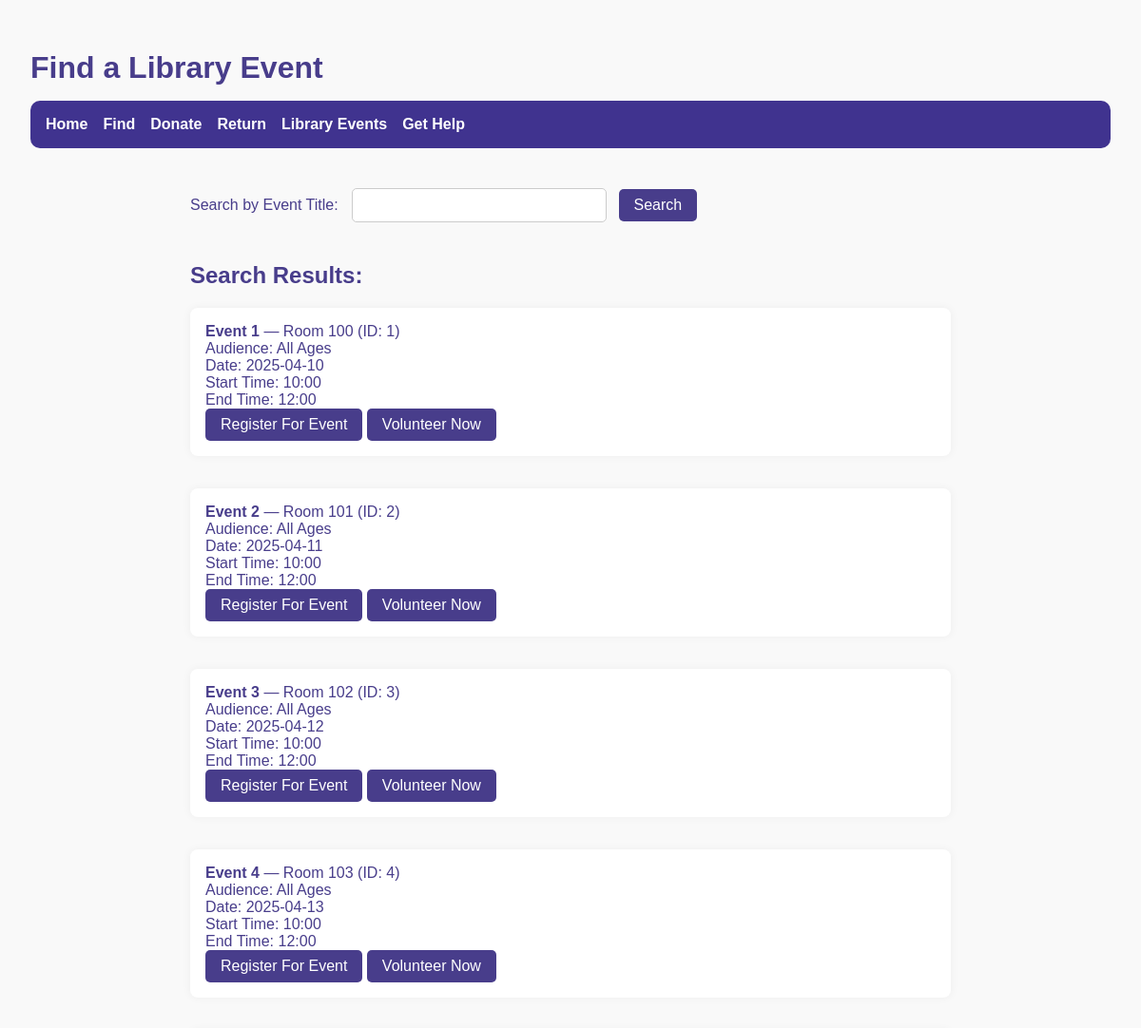
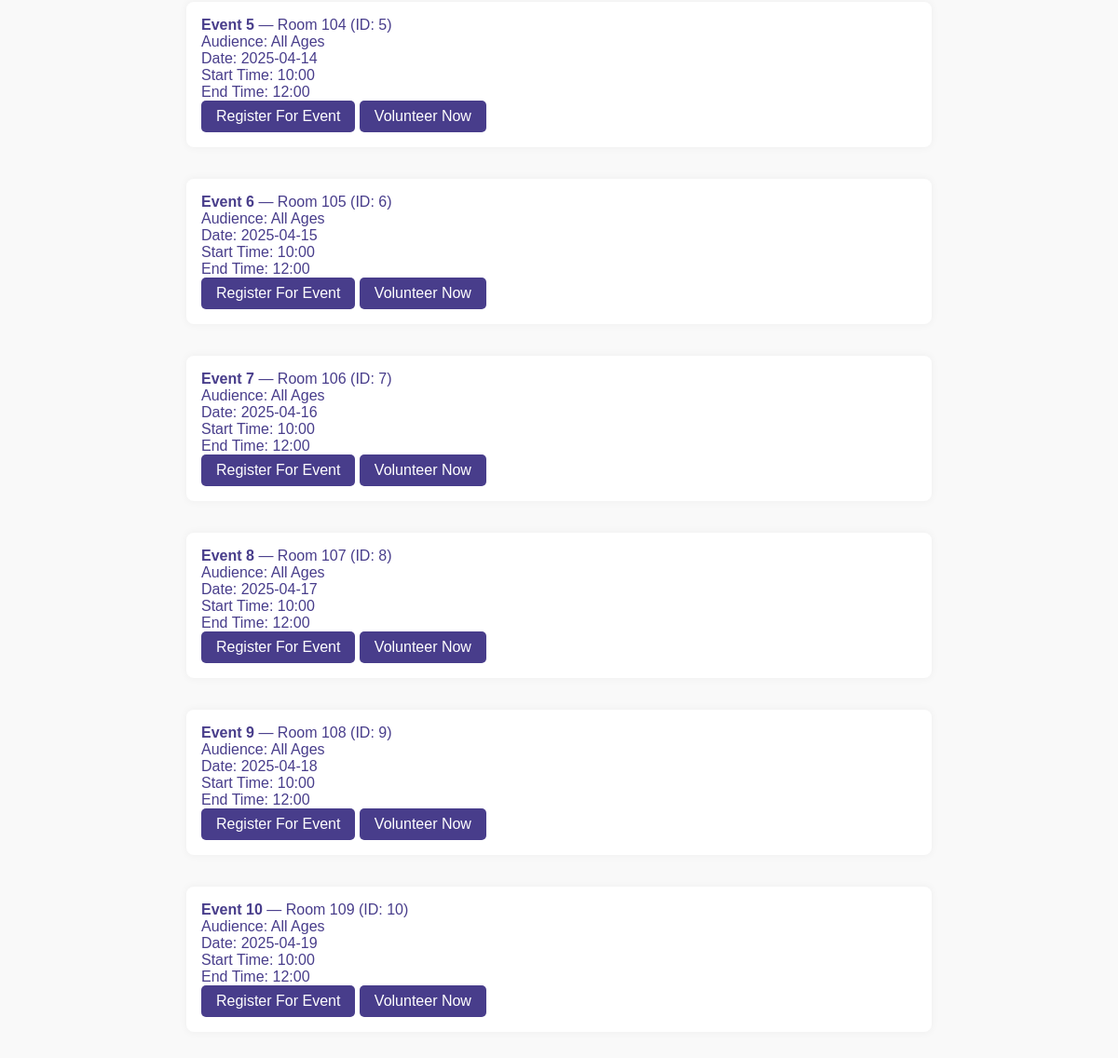
The page /findEvent on the database as committed earlier (2 pictures, top to bottom).
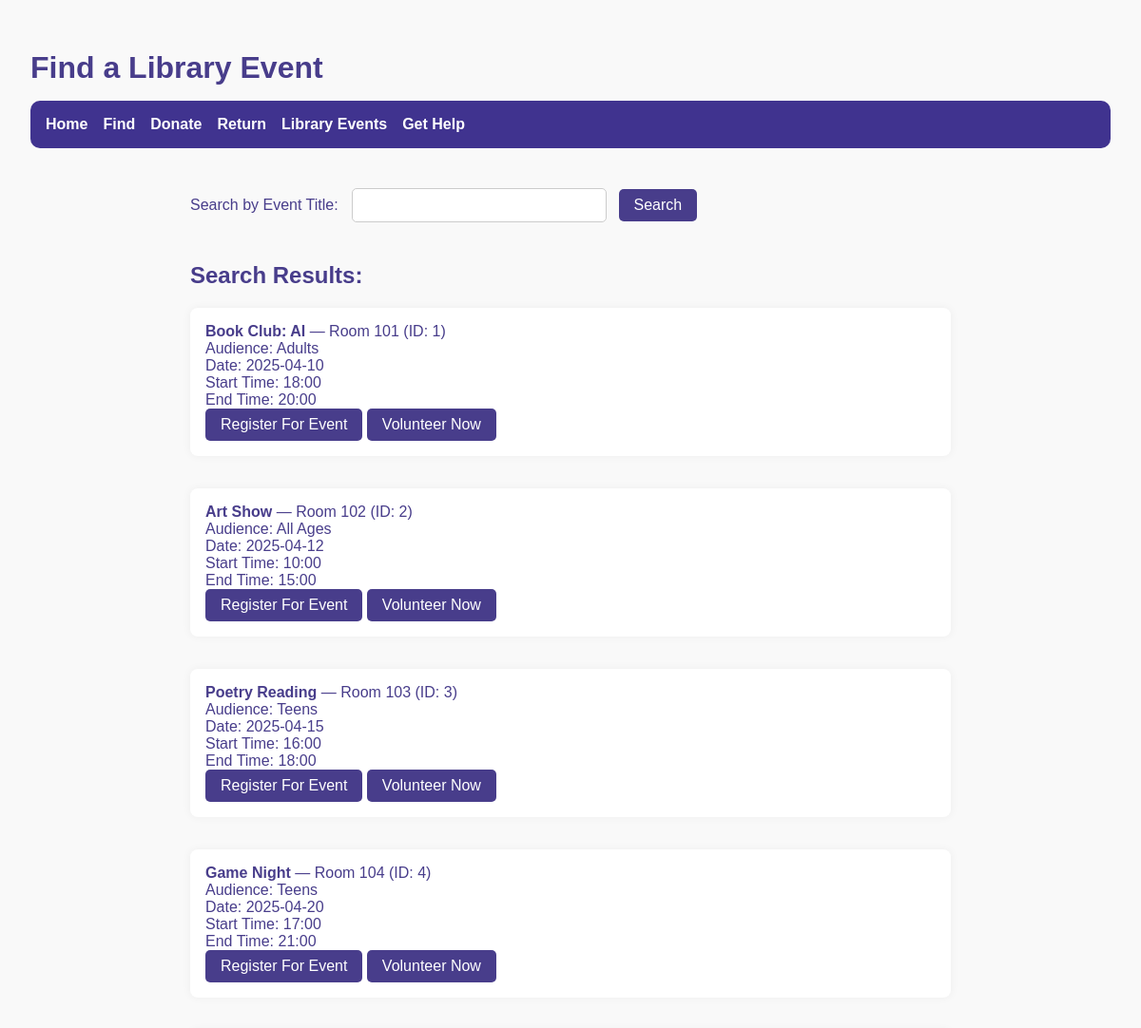
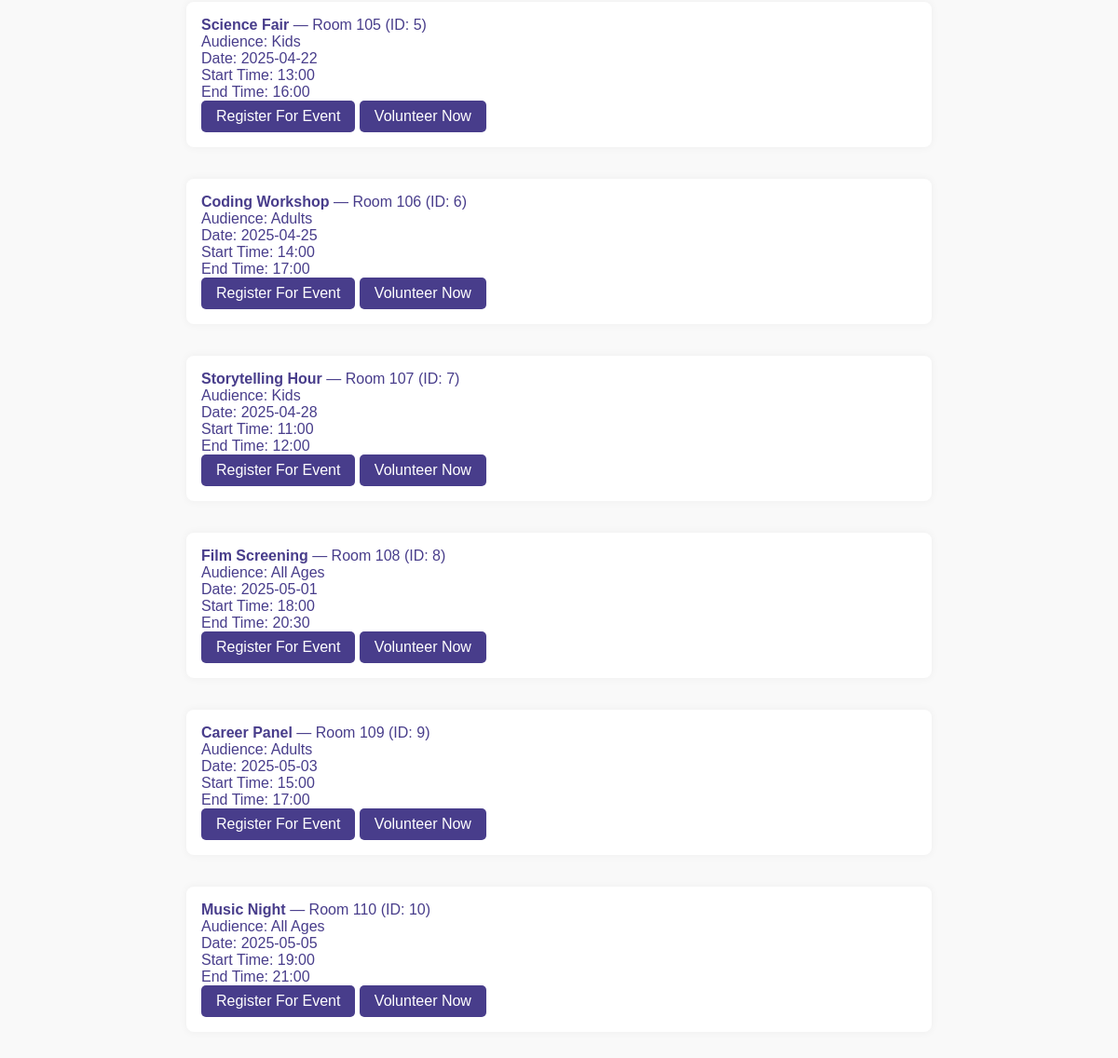
The same page on the database as committed later (2 pictures, top to bottom).
### tables this page shows
CREATE TABLE LibraryEvents (
        event_id INTEGER PRIMARY KEY,
        location TEXT,
        title TEXT,
        audience TEXT,
        date TEXT,
        start_time TEXT,
        end_time TEXT
    );

### modules/routes.py (the view)
    @app.route('/findEvent', methods=['GET', 'POST'])
    def find_event():
        search_query = ''
        conn = sqlite3.connect('library.db')
        cur = conn.cursor()
        if request.method == 'POST':
            search_query = request.form['title']
        query = ('''
            SELECT *
            FROM LibraryEvents le
        ''')
        params = ()
        if search_query:
            query += ' WHERE le.title LIKE ?'
            params = (f'%{search_query}%',)
        cur.execute(query, params)
        eventResults = cur.fetchall()
        conn.close()
        return render_template('findEvent.html', eventResults=eventResults,search_query=search_query, message=request.args.get('message'))

### templates/findEvent.html (shortened to what this page needs)
{% extends 'base.html' %}
{% block head %}
    <h1>Find a Library Event</h1>
{% endblock %}
{% block body %}
    <form method="POST">
        <label for="title">Search by Event Title:</label>
        <input type="text" id="title" name="title" required>
        <button type="submit">Search</button>
    </form>
    {% if eventResults %}
        <h2>Search Results:</h2>
        <ul>
            {% for item in eventResults %}
                <li>
                    <strong>{{ item[2] }}</strong> — {{ item[1] }} (ID: {{ item[0] }})<br>
                    {% if item[3] %}
                        Audience: {{ item[3] }}<br>
                        Date: {{ item[4] }}<br>
                        Start Time: {{ item[5] }}<br>
                        End Time: {{ item[6] }}<br>
                        <button onclick="openForm('register-modal{{ item[0] }}')">Register For Event</button>
                        <button onclick="openForm('volunteer-modal{{ item[0] }}')">Volunteer Now</button>
                    {% endif %}
                </li><br>
            {% endfor %}
        </ul>
    {% elif request.method == 'POST' %}
        <p>No results found.</p>
    {% endif %}
{% endblock %}

### templates/base.html (shortened to what this page needs)
<!DOCTYPE html>
<html lang="en">
<head>
    <link rel="stylesheet" href="{{ url_for('static', filename='style.css') }}">
    {% block head %}{% endblock %}
</head>
<body>
    {% if request.path not in ['/', '/register'] %}
        <nav class="navbar">
            <a href="{{ url_for('index') }}">Home</a>
            <a href="{{ url_for('find_item') }}">Find</a>
            <a href="{{ url_for('donate_item') }}">Donate</a>
            <a href="{{ url_for('return_item') }}">Return</a>
            <a href="{{ url_for('find_event') }}">Library Events</a>
            <a href="{{ url_for('ask_librarian') }}">Get Help</a>
        </nav>
    {% endif %}
    <main>
        {% block body %}{% endblock %}
    </main>
</body>
</html>

### static/style.css (style rules this page uses)
body { margin: 0; font-family: sans-serif; color: darkslateblue; background-color: #f9f9f9; padding: 2rem; }
h1 { color: darkslateblue; margin-bottom: 1rem; }
form { margin-bottom: 2rem; }
input[type="text"] { padding: 0.5rem; font-size: 1rem; width: 250px; margin-right: 0.5rem; border: 1px solid #ccc; border-radius: 5px; }
button { padding: 0.5rem 1rem; font-size: 1rem; background-color: darkslateblue; color: white; border: none; border-radius: 5px; cursor: pointer; }
ul { list-style: none; padding: 0; }
li { background: white; padding: 1rem; margin-bottom: 1rem; border-radius: 8px; box-shadow: 0 0 10px rgba(0,0,0,0.05); }
input, #openEventForm { margin: 10px; padding: 8px; width: 80%; }
.navbar { background-color: #40338f; padding: 1rem; margin-bottom: 2rem; border-radius: 10px; display: flex; gap: 1rem; }
.navbar a { color: white; text-decoration: none; font-weight: bold; transition: color 0.3s; }
main { max-width: 800px; margin: auto; }

Rows that differ between the two databases and show on the page:
changed LibraryEvents id 1: title "Event 1" → "Book Club: AI"; location "Room 100" → "Room 101"; audience "All Ages" → "Adults"; start_time "10:00" → "18:00"; end_time "12:00" → "20:00"
changed LibraryEvents id 2: title "Event 2" → "Art Show"; location "Room 101" → "Room 102"; date "2025-04-11" → "2025-04-12"; end_time "12:00" → "15:00"
changed LibraryEvents id 3: title "Event 3" → "Poetry Reading"; location "Room 102" → "Room 103"; audience "All Ages" → "Teens"; date "2025-04-12" → "2025-04-15"; start_time "10:00" → "16:00"; end_time "12:00" → "18:00"
changed LibraryEvents id 4: title "Event 4" → "Game Night"; location "Room 103" → "Room 104"; audience "All Ages" → "Teens"; date "2025-04-13" → "2025-04-20"; start_time "10:00" → "17:00"; end_time "12:00" → "21:00"
changed LibraryEvents id 5: title "Event 5" → "Science Fair"; location "Room 104" → "Room 105"; audience "All Ages" → "Kids"; date "2025-04-14" → "2025-04-22"; start_time "10:00" → "13:00"; end_time "12:00" → "16:00"
changed LibraryEvents id 6: title "Event 6" → "Coding Workshop"; location "Room 105" → "Room 106"; audience "All Ages" → "Adults"; date "2025-04-15" → "2025-04-25"; start_time "10:00" → "14:00"; end_time "12:00" → "17:00"
changed LibraryEvents id 7: title "Event 7" → "Storytelling Hour"; location "Room 106" → "Room 107"; audience "All Ages" → "Kids"; date "2025-04-16" → "2025-04-28"; start_time "10:00" → "11:00"
changed LibraryEvents id 8: title "Event 8" → "Film Screening"; location "Room 107" → "Room 108"; date "2025-04-17" → "2025-05-01"; start_time "10:00" → "18:00"; end_time "12:00" → "20:30"
changed LibraryEvents id 9: title "Event 9" → "Career Panel"; location "Room 108" → "Room 109"; audience "All Ages" → "Adults"; date "2025-04-18" → "2025-05-03"; start_time "10:00" → "15:00"; end_time "12:00" → "17:00"
changed LibraryEvents id 10: title "Event 10" → "Music Night"; location "Room 109" → "Room 110"; date "2025-04-19" → "2025-05-05"; start_time "10:00" → "19:00"; end_time "12:00" → "21:00"
